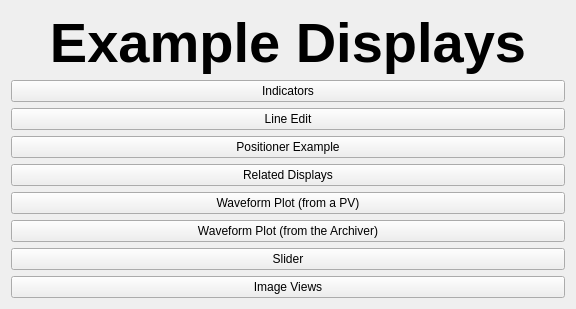
<?xml version="1.0" encoding="UTF-8"?>
<ui version="4.0">
 <class>Form</class>
 <widget class="QWidget" name="Form">
  <property name="geometry">
   <rect>
    <x>0</x>
    <y>0</y>
    <width>576</width>
    <height>308</height>
   </rect>
  </property>
  <property name="windowTitle">
   <string>Example Displays</string>
  </property>
  <layout class="QVBoxLayout" name="verticalLayout">
   <item>
    <widget class="QLabel" name="label">
     <property name="sizePolicy">
      <sizepolicy hsizetype="Preferred" vsizetype="Fixed">
       <horstretch>0</horstretch>
       <verstretch>0</verstretch>
      </sizepolicy>
     </property>
     <property name="font">
      <font>
       <pointsize>42</pointsize>
       <weight>75</weight>
       <bold>true</bold>
      </font>
     </property>
     <property name="text">
      <string>Example Displays</string>
     </property>
     <property name="alignment">
      <set>Qt::AlignCenter</set>
     </property>
    </widget>
   </item>
   <item>
    <widget class="PyDMRelatedDisplayButton" name="pydmRelatedDisplayButton">
     <property name="toolTip">
      <string/>
     </property>
     <property name="whatsThis">
      <string/>
     </property>
     <property name="text">
      <string>Indicators</string>
     </property>
     <property name="displayFilename">
      <string>indicator/indicators.ui</string>
     </property>
    </widget>
   </item>
   <item>
    <widget class="PyDMRelatedDisplayButton" name="pydmRelatedDisplayButton_2">
     <property name="toolTip">
      <string/>
     </property>
     <property name="whatsThis">
      <string/>
     </property>
     <property name="text">
      <string>Line Edit</string>
     </property>
     <property name="displayFilename">
      <string>line_edit/line_edit.ui</string>
     </property>
    </widget>
   </item>
   <item>
    <widget class="PyDMRelatedDisplayButton" name="pydmRelatedDisplayButton_3">
     <property name="toolTip">
      <string/>
     </property>
     <property name="whatsThis">
      <string/>
     </property>
     <property name="text">
      <string>Positioner Example</string>
     </property>
     <property name="displayFilename">
      <string>positioner/positioner_module.py</string>
     </property>
    </widget>
   </item>
   <item>
    <widget class="PyDMRelatedDisplayButton" name="pydmRelatedDisplayButton_4">
     <property name="toolTip">
      <string/>
     </property>
     <property name="whatsThis">
      <string/>
     </property>
     <property name="text">
      <string>Related Displays</string>
     </property>
     <property name="displayFilename">
      <string>related_displays/display1.ui</string>
     </property>
    </widget>
   </item>
   <item>
    <widget class="PyDMRelatedDisplayButton" name="pydmRelatedDisplayButton_5">
     <property name="toolTip">
      <string/>
     </property>
     <property name="whatsThis">
      <string/>
     </property>
     <property name="text">
      <string>Waveform Plot (from a PV)</string>
     </property>
     <property name="displayFilename">
      <string>waveformplot/pv-plotter.ui</string>
     </property>
    </widget>
   </item>
   <item>
    <widget class="PyDMRelatedDisplayButton" name="pydmRelatedDisplayButton_6">
     <property name="toolTip">
      <string/>
     </property>
     <property name="whatsThis">
      <string/>
     </property>
     <property name="text">
      <string>Waveform Plot (from the Archiver)</string>
     </property>
     <property name="displayFilename">
      <string>waveformplot/archive-plotter.ui</string>
     </property>
    </widget>
   </item>
   <item>
    <widget class="PyDMRelatedDisplayButton" name="pydmRelatedDisplayButton_7">
     <property name="toolTip">
      <string/>
     </property>
     <property name="whatsThis">
      <string/>
     </property>
     <property name="text">
      <string>Slider</string>
     </property>
     <property name="displayFilename">
      <string>slider/slider.ui</string>
     </property>
    </widget>
   </item>
   <item>
    <widget class="PyDMRelatedDisplayButton" name="pydmRelatedDisplayButton_8">
     <property name="toolTip">
      <string/>
     </property>
     <property name="whatsThis">
      <string/>
     </property>
     <property name="text">
      <string>Image Views</string>
     </property>
     <property name="displayFilename">
      <string>image_view/many_images.ui</string>
     </property>
    </widget>
   </item>
  </layout>
 </widget>
 <customwidgets>
  <customwidget>
   <class>PyDMRelatedDisplayButton</class>
   <extends>QPushButton</extends>
   <header>related_display_button</header>
  </customwidget>
 </customwidgets>
 <resources/>
 <connections/>
</ui>
